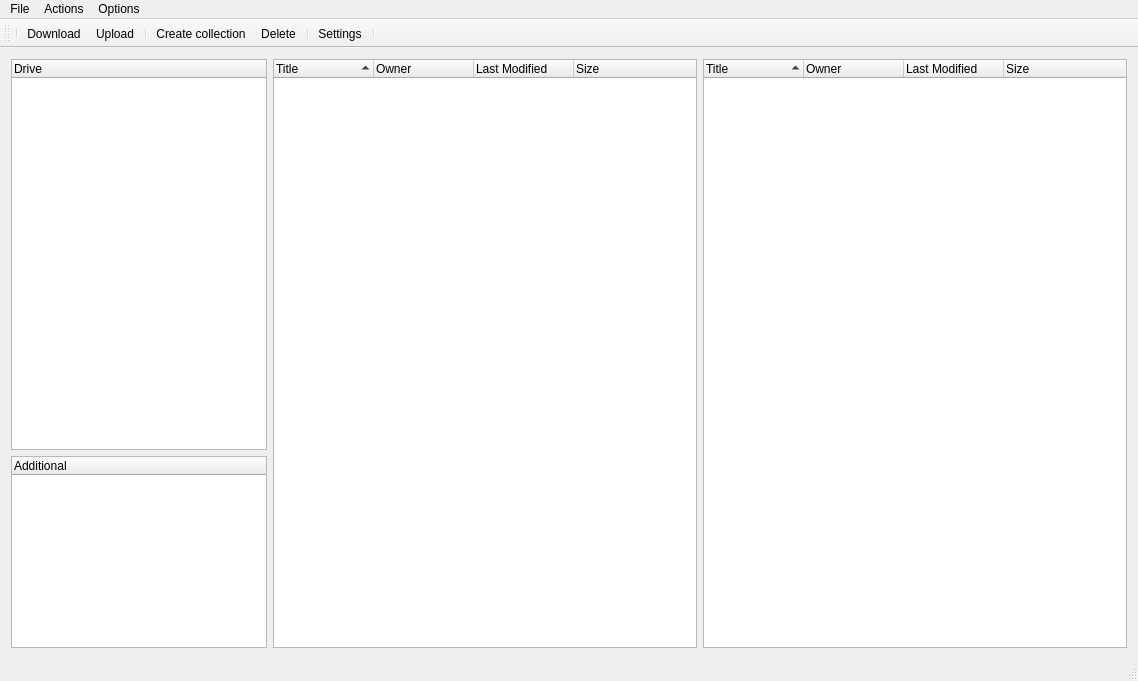
<?xml version="1.0" encoding="UTF-8"?>
<ui version="4.0">
 <class>MainWindow</class>
 <widget class="QMainWindow" name="MainWindow">
  <property name="geometry">
   <rect>
    <x>0</x>
    <y>0</y>
    <width>1138</width>
    <height>681</height>
   </rect>
  </property>
  <property name="sizePolicy">
   <sizepolicy hsizetype="Preferred" vsizetype="Maximum">
    <horstretch>0</horstretch>
    <verstretch>0</verstretch>
   </sizepolicy>
  </property>
  <property name="windowTitle">
   <string>Google Drive</string>
  </property>
  <property name="locale">
   <locale language="English" country="UnitedStates"/>
  </property>
  <property name="documentMode">
   <bool>false</bool>
  </property>
  <widget class="QWidget" name="centralWidget">
   <layout class="QGridLayout" name="gridLayout">
    <item row="0" column="2" rowspan="2">
     <widget class="QTreeWidget" name="filesViewRight">
      <property name="sizePolicy">
       <sizepolicy hsizetype="Expanding" vsizetype="Expanding">
        <horstretch>30</horstretch>
        <verstretch>0</verstretch>
       </sizepolicy>
      </property>
      <property name="cursor" stdset="0">
       <cursorShape>PointingHandCursor</cursorShape>
      </property>
      <property name="mouseTracking">
       <bool>false</bool>
      </property>
      <property name="styleSheet">
       <string notr="true"/>
      </property>
      <property name="dragEnabled">
       <bool>false</bool>
      </property>
      <property name="dragDropMode">
       <enum>QAbstractItemView::DragOnly</enum>
      </property>
      <property name="sortingEnabled">
       <bool>false</bool>
      </property>
      <property name="animated">
       <bool>true</bool>
      </property>
      <attribute name="headerCascadingSectionResizes">
       <bool>false</bool>
      </attribute>
      <attribute name="headerDefaultSectionSize">
       <number>100</number>
      </attribute>
      <attribute name="headerHighlightSections">
       <bool>false</bool>
      </attribute>
      <attribute name="headerShowSortIndicator" stdset="0">
       <bool>true</bool>
      </attribute>
      <column>
       <property name="text">
        <string>Title</string>
       </property>
      </column>
      <column>
       <property name="text">
        <string>Owner</string>
       </property>
      </column>
      <column>
       <property name="text">
        <string>Last Modified</string>
       </property>
      </column>
      <column>
       <property name="text">
        <string>Size</string>
       </property>
      </column>
     </widget>
    </item>
    <item row="0" column="0">
     <widget class="QTreeWidget" name="treeFoldersView">
      <property name="sizePolicy">
       <sizepolicy hsizetype="Expanding" vsizetype="Expanding">
        <horstretch>0</horstretch>
        <verstretch>25</verstretch>
       </sizepolicy>
      </property>
      <property name="cursor" stdset="0">
       <cursorShape>PointingHandCursor</cursorShape>
      </property>
      <property name="acceptDrops">
       <bool>true</bool>
      </property>
      <property name="dragEnabled">
       <bool>false</bool>
      </property>
      <property name="dragDropMode">
       <enum>QAbstractItemView::DropOnly</enum>
      </property>
      <property name="defaultDropAction">
       <enum>Qt::MoveAction</enum>
      </property>
      <property name="animated">
       <bool>true</bool>
      </property>
      <column>
       <property name="text">
        <string>Drive</string>
       </property>
      </column>
     </widget>
    </item>
    <item row="1" column="0">
     <widget class="QTreeWidget" name="aFoldersView">
      <property name="sizePolicy">
       <sizepolicy hsizetype="Expanding" vsizetype="Expanding">
        <horstretch>0</horstretch>
        <verstretch>0</verstretch>
       </sizepolicy>
      </property>
      <property name="cursor" stdset="0">
       <cursorShape>PointingHandCursor</cursorShape>
      </property>
      <property name="animated">
       <bool>true</bool>
      </property>
      <column>
       <property name="text">
        <string>Additional</string>
       </property>
      </column>
     </widget>
    </item>
    <item row="0" column="1" rowspan="2">
     <widget class="QTreeWidget" name="filesViewLeft">
      <property name="sizePolicy">
       <sizepolicy hsizetype="Expanding" vsizetype="Expanding">
        <horstretch>30</horstretch>
        <verstretch>0</verstretch>
       </sizepolicy>
      </property>
      <property name="cursor" stdset="0">
       <cursorShape>PointingHandCursor</cursorShape>
      </property>
      <property name="dragEnabled">
       <bool>false</bool>
      </property>
      <property name="dragDropMode">
       <enum>QAbstractItemView::DragOnly</enum>
      </property>
      <property name="sortingEnabled">
       <bool>false</bool>
      </property>
      <property name="animated">
       <bool>true</bool>
      </property>
      <attribute name="headerDefaultSectionSize">
       <number>100</number>
      </attribute>
      <attribute name="headerHighlightSections">
       <bool>true</bool>
      </attribute>
      <attribute name="headerShowSortIndicator" stdset="0">
       <bool>true</bool>
      </attribute>
      <column>
       <property name="text">
        <string>Title</string>
       </property>
      </column>
      <column>
       <property name="text">
        <string>Owner</string>
       </property>
      </column>
      <column>
       <property name="text">
        <string>Last Modified</string>
       </property>
      </column>
      <column>
       <property name="text">
        <string>Size</string>
       </property>
      </column>
     </widget>
    </item>
   </layout>
   <zorder>filesViewRight</zorder>
   <zorder>treeFoldersView</zorder>
   <zorder>aFoldersView</zorder>
   <zorder>filesViewLeft</zorder>
  </widget>
  <widget class="QMenuBar" name="menuBar">
   <property name="geometry">
    <rect>
     <x>0</x>
     <y>0</y>
     <width>1138</width>
     <height>21</height>
    </rect>
   </property>
   <widget class="QMenu" name="menuFile">
    <property name="title">
     <string>File</string>
    </property>
    <addaction name="actionMenuLogin"/>
    <addaction name="actionMenuQuit"/>
   </widget>
   <widget class="QMenu" name="menuOptions">
    <property name="title">
     <string>Options</string>
    </property>
    <addaction name="actionMenuSettings"/>
   </widget>
   <widget class="QMenu" name="menuActions">
    <property name="title">
     <string>Actions</string>
    </property>
    <addaction name="actionMenuDownload"/>
    <addaction name="actionMenuUpload"/>
    <addaction name="actionMenuCreateFolder"/>
    <addaction name="actionMenuDelete"/>
   </widget>
   <addaction name="menuFile"/>
   <addaction name="menuActions"/>
   <addaction name="menuOptions"/>
  </widget>
  <widget class="QToolBar" name="mainToolBar">
   <property name="movable">
    <bool>true</bool>
   </property>
   <attribute name="toolBarArea">
    <enum>TopToolBarArea</enum>
   </attribute>
   <attribute name="toolBarBreak">
    <bool>false</bool>
   </attribute>
   <addaction name="separator"/>
   <addaction name="actionDownload"/>
   <addaction name="actionUpload"/>
   <addaction name="separator"/>
   <addaction name="actionCreateFolder"/>
   <addaction name="actionDelete"/>
   <addaction name="separator"/>
   <addaction name="actionSettings"/>
   <addaction name="separator"/>
  </widget>
  <widget class="QStatusBar" name="statusBar"/>
  <action name="actionSettings">
   <property name="icon">
    <iconset resource="resource.qrc">
     <normaloff>:/ico/settings</normaloff>:/ico/settings</iconset>
   </property>
   <property name="text">
    <string>Settings</string>
   </property>
   <property name="iconText">
    <string>Settings</string>
   </property>
  </action>
  <action name="actionDownload">
   <property name="icon">
    <iconset resource="resource.qrc">
     <normaloff>:/ico/download</normaloff>:/ico/download</iconset>
   </property>
   <property name="text">
    <string>Download</string>
   </property>
  </action>
  <action name="actionUpload">
   <property name="icon">
    <iconset resource="resource.qrc">
     <normaloff>:/ico/upload</normaloff>:/ico/upload</iconset>
   </property>
   <property name="text">
    <string>Upload</string>
   </property>
  </action>
  <action name="actionMenuLogin">
   <property name="icon">
    <iconset resource="resource.qrc">
     <normaloff>:/ico/login</normaloff>:/ico/login</iconset>
   </property>
   <property name="text">
    <string>Login</string>
   </property>
  </action>
  <action name="actionMenuDownload">
   <property name="icon">
    <iconset resource="resource.qrc">
     <normaloff>:/ico/download</normaloff>:/ico/download</iconset>
   </property>
   <property name="text">
    <string>Download</string>
   </property>
  </action>
  <action name="actionMenuUpload">
   <property name="icon">
    <iconset resource="resource.qrc">
     <normaloff>:/ico/upload</normaloff>:/ico/upload</iconset>
   </property>
   <property name="text">
    <string>Upload</string>
   </property>
  </action>
  <action name="actionMenuSettings">
   <property name="icon">
    <iconset resource="resource.qrc">
     <normaloff>:/ico/settings</normaloff>:/ico/settings</iconset>
   </property>
   <property name="text">
    <string>Settings</string>
   </property>
  </action>
  <action name="actionMenuQuit">
   <property name="icon">
    <iconset resource="resource.qrc">
     <normaloff>:/ico/quit</normaloff>:/ico/quit</iconset>
   </property>
   <property name="text">
    <string>Quit</string>
   </property>
  </action>
  <action name="actionDelete">
   <property name="icon">
    <iconset resource="resource.qrc">
     <normaloff>:/ico/delete</normaloff>:/ico/delete</iconset>
   </property>
   <property name="text">
    <string>Delete</string>
   </property>
  </action>
  <action name="actionMenuDelete">
   <property name="icon">
    <iconset resource="resource.qrc">
     <normaloff>:/ico/delete</normaloff>:/ico/delete</iconset>
   </property>
   <property name="text">
    <string>Delete</string>
   </property>
  </action>
  <action name="actionCreateFolder">
   <property name="icon">
    <iconset resource="resource.qrc">
     <normaloff>:/ico/allitems</normaloff>:/ico/allitems</iconset>
   </property>
   <property name="text">
    <string>Create collection</string>
   </property>
   <property name="visible">
    <bool>true</bool>
   </property>
   <property name="iconVisibleInMenu">
    <bool>true</bool>
   </property>
  </action>
  <action name="actionMenuCreateFolder">
   <property name="icon">
    <iconset resource="resource.qrc">
     <normaloff>:/ico/allitems</normaloff>:/ico/allitems</iconset>
   </property>
   <property name="text">
    <string>Create folder</string>
   </property>
   <property name="visible">
    <bool>true</bool>
   </property>
   <property name="iconVisibleInMenu">
    <bool>true</bool>
   </property>
  </action>
 </widget>
 <layoutdefault spacing="6" margin="11"/>
 <resources>
  <include location="resource.qrc"/>
 </resources>
 <connections/>
</ui>
